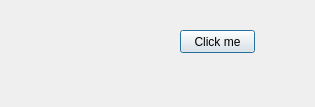
<?xml version="1.0" encoding="UTF-8"?>
<ui version="4.0">
 <class>Dialog</class>
 <widget class="QDialog" name="Dialog">
  <property name="geometry">
   <rect>
    <x>0</x>
    <y>0</y>
    <width>315</width>
    <height>107</height>
   </rect>
  </property>
  <property name="windowTitle">
   <string>Dialog</string>
  </property>
  <widget class="QPushButton" name="pushButton">
   <property name="geometry">
    <rect>
     <x>180</x>
     <y>30</y>
     <width>75</width>
     <height>23</height>
    </rect>
   </property>
   <property name="text">
    <string>Click me</string>
   </property>
  </widget>
 </widget>
 <layoutdefault spacing="6" margin="11"/>
 <resources/>
 <connections/>
</ui>
